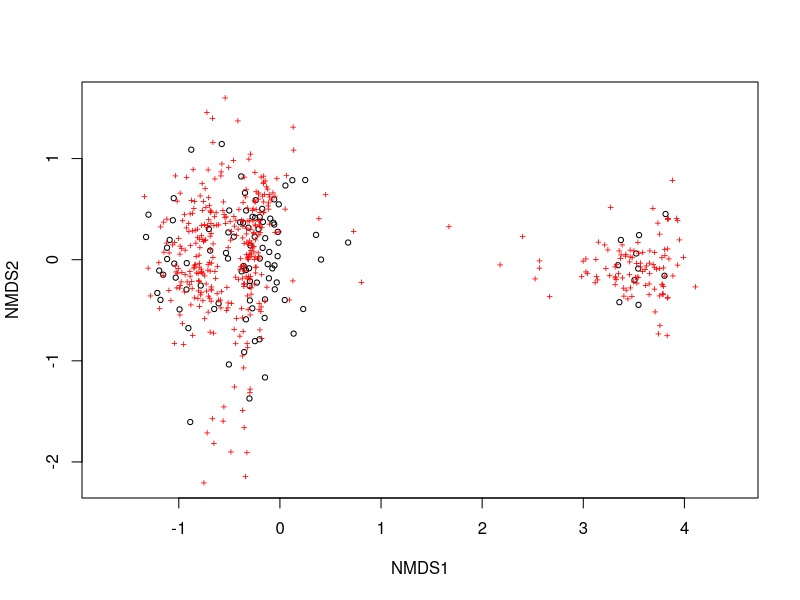
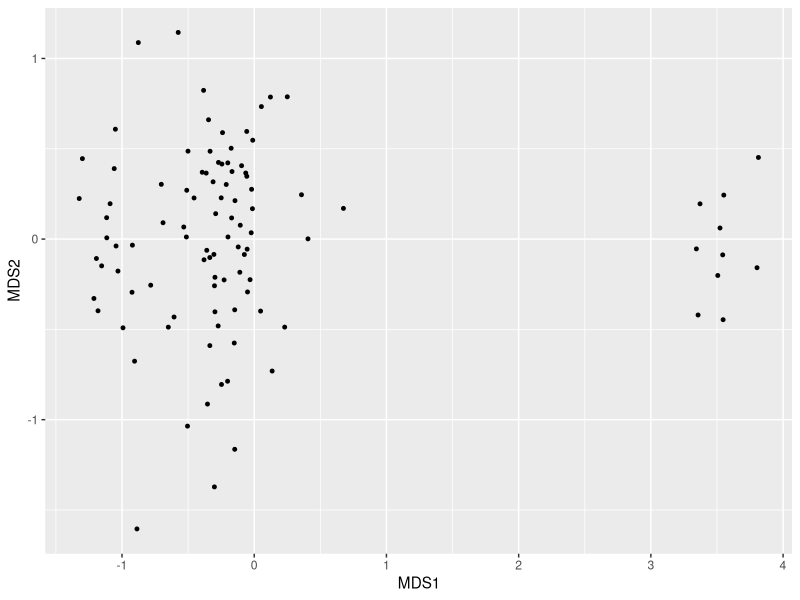
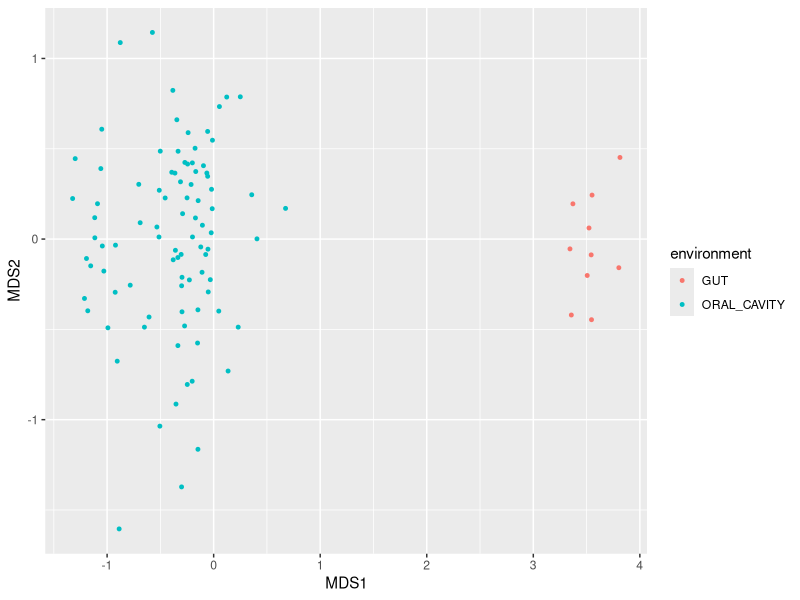
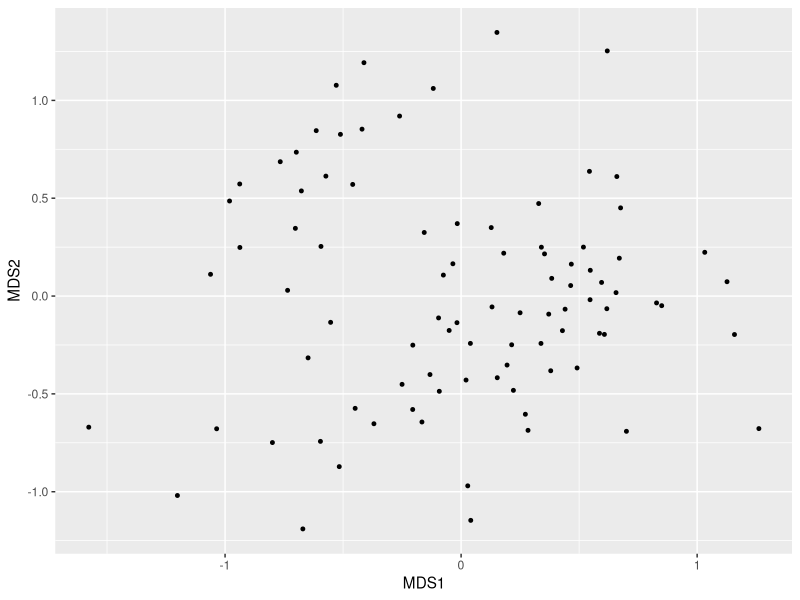
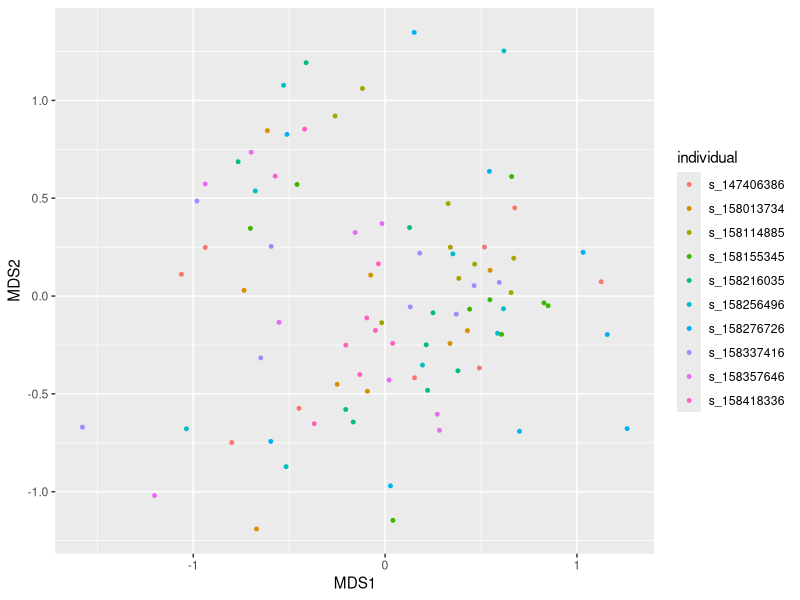
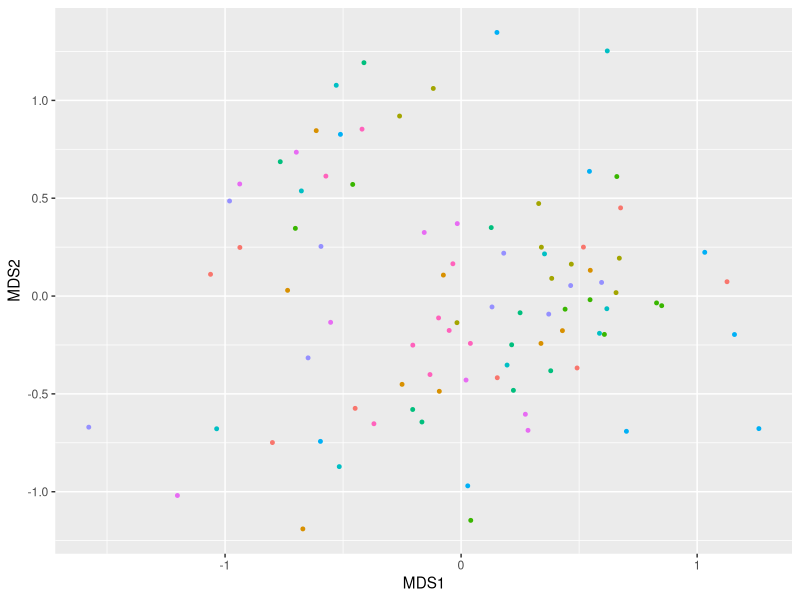
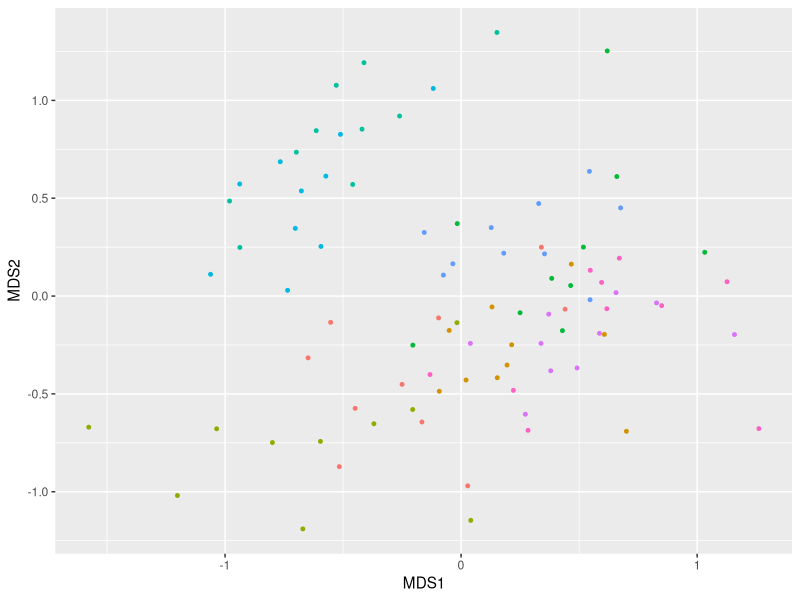
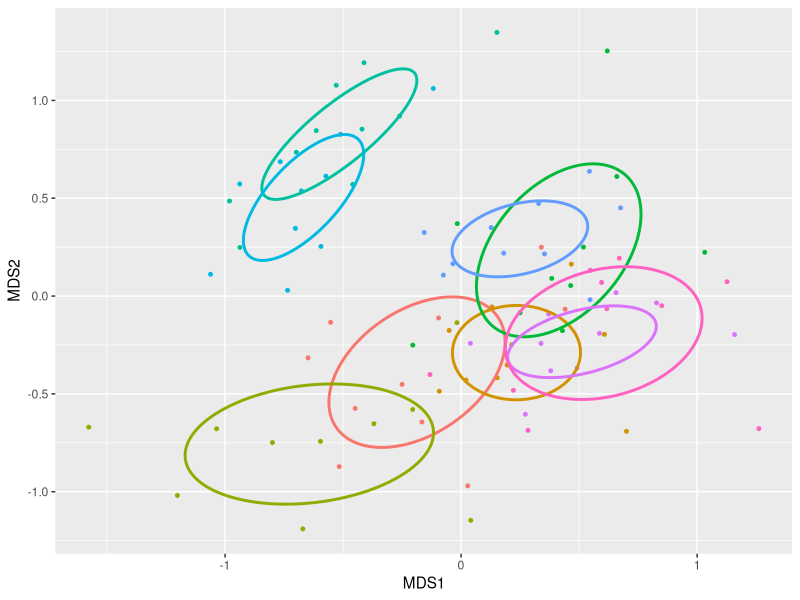

The R script that drew these images, in order:
## ---- chunk 1
quick_test_run <- TRUE
## ---- chunk 2
suppressPackageStartupMessages(library(vegan))
suppressPackageStartupMessages(library(reshape2))
suppressPackageStartupMessages(library(ggplot2))
## ---- chunk 3
oligotypes <- as.data.frame(read.table('../data/oligotypes.txt',
                            header = TRUE,
                            sep="\t"))
## ---- chunk 4
samples <- as.data.frame(read.table('../data/samples.txt',
                                    header = TRUE,
                                    sep="\t"))
## ---- chunk 5
if(quick_test_run==TRUE){
  oligotypes <- oligotypes[1:100, ]
  samples <- samples[1:100, ]
}
## ---- chunk 6
head(samples)
## ---- chunk 7
levels(samples$environment)
## ---- chunk 8
levels(samples$site)
## ---- chunk 9
length(levels(samples$individual))
## ---- chunk 10
length(levels(samples$sample))
## ---- chunk 11
# generate the mds object using the Morisita-Horn distance
# (this will take some time)
mds <- metaMDS(oligotypes[,-1], distance='horn')
## ---- chunk 12
# show it
plot(mds)
## ---- chunk 13
# generate a data frame
mds_df <- data.frame(MDS1 = mds$points[,1],
                     MDS2 = mds$points[,2],
                     individual=with(samples, get("individual")),
                     environment=with(samples, get("environment")),
                     site=with(samples, get("site")))

# take a peek
head(mds_df)
## ---- chunk 14
p <- ggplot(data = mds_df, aes(MDS1, MDS2))
p <- p + geom_point(size=1)
p
## ---- chunk 15
p <- ggplot(data = mds_df, aes(MDS1, MDS2))
p <- p + geom_point(aes(color=environment), size=1)
p
## ---- chunk 16
# take the subset of both data frames:
oral_oligotypes <- oligotypes[!grepl("_ST", oligotypes$sample), ]
oral_samples <- samples[samples$environment == "ORAL_CAVITY", ]

# set the factors straight:
oral_samples$sample <- factor(oral_samples$sample)
oral_samples$site <- factor(oral_samples$site)
## ---- chunk 17
# new mds object:
oral_mds <- metaMDS(oral_oligotypes[,-1], distance='horn')

# generating a data frame from it:
oral_mds_df <- data.frame(MDS1 = oral_mds$points[,1],
                          MDS2 = oral_mds$points[,2],
                          individual=with(oral_samples, get("individual")),
                          site=with(oral_samples, get("site")))

# taking a quick look from it because why not:
head(oral_mds_df)
## ---- chunk 18
p <- ggplot(data = oral_mds_df, aes(MDS1, MDS2))
p <- p + geom_point(size=1)
p
## ---- chunk 19
p <- ggplot(data = oral_mds_df, aes(MDS1, MDS2))
p <- p + geom_point(aes(color=individual), size=1)
p
## ---- chunk 20
p <- ggplot(data = oral_mds_df, aes(MDS1, MDS2))
p <- p + geom_point(aes(color=individual), size=1)
p <- p + theme(legend.position="none")
p
## ---- chunk 21
p <- ggplot(data = oral_mds_df, aes(MDS1, MDS2))
p <- p + geom_point(aes(color=site), size=1)
p <- p + theme(legend.position="none")
p
## ---- chunk 22
veganCovEllipse <- function (cov_matrix, center){
  theta <- (0:100) * 2 * pi/100
  circle <- cbind(cos(theta), sin(theta))

  # here we have a perfect circle around the point zero, and the following line will
  # turn it into an ellipse by centering and multiplying that innocent circle with the
  # Choleski-decomposed input covariance matrix, which will represents the variation
  # among the distribution of samples that belong to a single group on the ordination
  # (this part will be much clear when you look at the for loop in the next step where
  # this function is called). if you are not familiar, the notation `%*%` is for
  # matrix multiplication. yes, you got it. this entire thing is absolute magic!
  ell <- t(center + t(circle %*% chol(cov_matrix)))

  return(as.data.frame(ell))
}
## ---- chunk 23
ellipses_df <- data.frame()

# mighty for loop .. it looks ugly, but is very simple:
for(g in levels(oral_mds_df$site)){
  # get a smaller data frame just for site:
  s_df <- oral_mds_df[oral_mds_df$site==g, ]

  # calculate its center and its covariance matrix:
  center <- c(mean(s_df$MDS1), mean(s_df$MDS2))
  cov_matrix <- cov.wt(cbind(s_df$MDS1, s_df$MDS2))$cov

  # get the ellipse:
  ellipse <-veganCovEllipse(cov_matrix, center)

  # add the new ellipse to the data frame
  ellipses_df <- rbind(ellipses_df, cbind(ellipse, group=g))
}

# let's name the columns in our data frame more appropriately:
names(ellipses_df) <- c('x_coord', 'y_coord', 'group')
## ---- chunk 24
head(ellipses_df)
## ---- chunk 25
nrow(ellipses_df)
## ---- chunk 26
p <- p + geom_path(data=ellipses_df,
                   aes(x=x_coord, y=y_coord, colour=group),
                   size=1,
                   linetype=1)
p
## ---- chunk 27
p <- p + geom_polygon(data=ellipses_df,
                      aes(x=x_coord, y=y_coord, group=group, fill=group),
                      alpha=0.15)
p
## ---- chunk 28
oral_mds_group_means = aggregate(oral_mds_df[,1:2], 
                                 list(group=with(oral_samples, get('site'))), 
                                 mean)
## ---- chunk 29
oral_mds_group_means
## ---- chunk 30
p <- p + annotate("text",
                  x=oral_mds_group_means$MDS1,
                  y=oral_mds_group_means$MDS2,
                  label=oral_mds_group_means$group,
                  size=5, 
                  fontface = 2)
p
